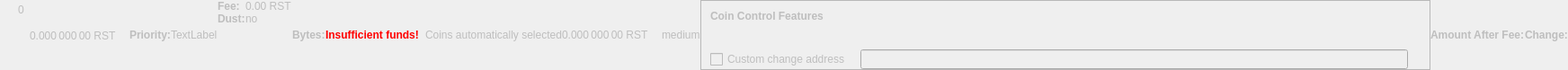
    <widget class="QWidget" name="dummyHideWidget" native="true">
     <property name="enabled">
      <bool>false</bool>
     </property>
     <property name="maximumSize">
      <size>
       <width>100</width>
       <height>22</height>
      </size>
     </property>
     <layout class="QHBoxLayout" name="dummyHideLayout">
      <property name="spacing">
       <number>0</number>
      </property>
      <property name="leftMargin">
       <number>0</number>
      </property>
      <property name="topMargin">
       <number>0</number>
      </property>
      <property name="rightMargin">
       <number>0</number>
      </property>
      <property name="bottomMargin">
       <number>0</number>
      </property>
      <item>
       <layout class="QFormLayout" name="formLayoutCoinControl1">
        <property name="horizontalSpacing">
         <number>10</number>
        </property>
        <property name="verticalSpacing">
         <number>14</number>
        </property>
        <property name="leftMargin">
         <number>10</number>
        </property>
        <property name="topMargin">
         <number>4</number>
        </property>
        <property name="rightMargin">
         <number>6</number>
        </property>
        <item row="0" column="1">
         <widget class="QLabel" name="labelCoinControlBytes">
          <property name="cursor">
           <cursorShape>IBeamCursor</cursorShape>
          </property>
          <property name="contextMenuPolicy">
           <enum>Qt::ActionsContextMenu</enum>
          </property>
          <property name="text">
           <string notr="true">0</string>
          </property>
          <property name="textInteractionFlags">
           <set>Qt::LinksAccessibleByMouse|Qt::TextSelectableByKeyboard|Qt::TextSelectableByMouse</set>
          </property>
         </widget>
        </item>
       </layout>
      </item>
      <item>
       <widget class="QLabel" name="labelCoinControlAfterFee">
        <property name="enabled">
         <bool>false</bool>
        </property>
        <property name="sizePolicy">
         <sizepolicy hsizetype="Fixed" vsizetype="Fixed">
          <horstretch>0</horstretch>
          <verstretch>0</verstretch>
         </sizepolicy>
        </property>
        <property name="minimumSize">
         <size>
          <width>111</width>
          <height>12</height>
         </size>
        </property>
        <property name="maximumSize">
         <size>
          <width>111</width>
          <height>12</height>
         </size>
        </property>
        <property name="cursor">
         <cursorShape>IBeamCursor</cursorShape>
        </property>
        <property name="contextMenuPolicy">
         <enum>Qt::ActionsContextMenu</enum>
        </property>
        <property name="text">
         <string notr="true">0.000 000 00 RST</string>
        </property>
        <property name="textInteractionFlags">
         <set>Qt::LinksAccessibleByMouse|Qt::TextSelectableByKeyboard|Qt::TextSelectableByMouse</set>
        </property>
       </widget>
      </item>
      <item>
       <widget class="QLabel" name="labelCoinControlPriorityText">
        <property name="enabled">
         <bool>false</bool>
        </property>
        <property name="font">
         <font>
          <weight>75</weight>
          <bold>true</bold>
         </font>
        </property>
        <property name="text">
         <string>Priority:</string>
        </property>
       </widget>
      </item>
      <item>
       <layout class="QHBoxLayout" name="horizontalLayout">
        <item>
         <widget class="QLabel" name="WarningLabel">
          <property name="text">
           <string>TextLabel</string>
          </property>
         </widget>
        </item>
       </layout>
      </item>
      <item>
       <layout class="QFormLayout" name="formLayoutCoinControl3">
        <property name="horizontalSpacing">
         <number>0</number>
        </property>
        <property name="verticalSpacing">
         <number>0</number>
        </property>
        <property name="leftMargin">
         <number>0</number>
        </property>
        <property name="topMargin">
         <number>0</number>
        </property>
        <property name="rightMargin">
         <number>0</number>
        </property>
        <item row="0" column="0">
         <widget class="QLabel" name="labelCoinControlFeeText">
          <property name="enabled">
           <bool>false</bool>
          </property>
          <property name="font">
           <font>
            <weight>75</weight>
            <bold>true</bold>
           </font>
          </property>
          <property name="text">
           <string>Fee:</string>
          </property>
          <property name="margin">
           <number>0</number>
          </property>
         </widget>
        </item>
        <item row="0" column="1">
         <widget class="QLabel" name="labelCoinControlFee">
          <property name="enabled">
           <bool>false</bool>
          </property>
          <property name="cursor">
           <cursorShape>IBeamCursor</cursorShape>
          </property>
          <property name="contextMenuPolicy">
           <enum>Qt::ActionsContextMenu</enum>
          </property>
          <property name="text">
           <string notr="true">0.00 RST</string>
          </property>
          <property name="textInteractionFlags">
           <set>Qt::LinksAccessibleByMouse|Qt::TextSelectableByKeyboard|Qt::TextSelectableByMouse</set>
          </property>
         </widget>
        </item>
        <item row="1" column="0">
         <widget class="QLabel" name="labelCoinControlLowOutputText">
          <property name="enabled">
           <bool>false</bool>
          </property>
          <property name="font">
           <font>
            <weight>75</weight>
            <bold>true</bold>
           </font>
          </property>
          <property name="text">
           <string>Dust:</string>
          </property>
         </widget>
        </item>
        <item row="1" column="1">
         <widget class="QLabel" name="labelCoinControlLowOutput">
          <property name="enabled">
           <bool>false</bool>
          </property>
          <property name="cursor">
           <cursorShape>IBeamCursor</cursorShape>
          </property>
          <property name="contextMenuPolicy">
           <enum>Qt::ActionsContextMenu</enum>
          </property>
          <property name="text">
           <string>no</string>
          </property>
          <property name="textInteractionFlags">
           <set>Qt::LinksAccessibleByMouse|Qt::TextSelectableByKeyboard|Qt::TextSelectableByMouse</set>
          </property>
         </widget>
        </item>
       </layout>
      </item>
      <item>
       <widget class="QLabel" name="labelCoinControlBytesText">
        <property name="enabled">
         <bool>false</bool>
        </property>
        <property name="font">
         <font>
          <weight>75</weight>
          <bold>true</bold>
         </font>
        </property>
        <property name="text">
         <string>Bytes:</string>
        </property>
       </widget>
      </item>
      <item>
       <layout class="QFormLayout" name="formLayoutCoinControl2">
        <property name="horizontalSpacing">
         <number>0</number>
        </property>
        <property name="verticalSpacing">
         <number>0</number>
        </property>
        <property name="leftMargin">
         <number>0</number>
        </property>
        <property name="topMargin">
         <number>0</number>
        </property>
        <property name="rightMargin">
         <number>0</number>
        </property>
       </layout>
      </item>
      <item>
       <layout class="QHBoxLayout" name="horizontalLayoutCoinControl2">
        <property name="spacing">
         <number>0</number>
        </property>
        <property name="bottomMargin">
         <number>0</number>
        </property>
       </layout>
      </item>
      <item>
       <widget class="QLabel" name="labelCoinControlInsuffFunds">
        <property name="enabled">
         <bool>false</bool>
        </property>
        <property name="minimumSize">
         <size>
          <width>0</width>
          <height>0</height>
         </size>
        </property>
        <property name="font">
         <font>
          <weight>75</weight>
          <bold>true</bold>
         </font>
        </property>
        <property name="styleSheet">
         <string notr="true">color:red;font-weight:bold;</string>
        </property>
        <property name="text">
         <string>Insufficient funds!</string>
        </property>
        <property name="margin">
         <number>5</number>
        </property>
       </widget>
      </item>
      <item>
       <layout class="QFormLayout" name="formLayoutCoinControl4">
        <property name="horizontalSpacing">
         <number>0</number>
        </property>
        <property name="verticalSpacing">
         <number>0</number>
        </property>
        <property name="leftMargin">
         <number>0</number>
        </property>
        <property name="topMargin">
         <number>0</number>
        </property>
        <property name="rightMargin">
         <number>0</number>
        </property>
       </layout>
      </item>
      <item>
       <widget class="QLabel" name="labelCoinControlChangeLabel">
        <property name="enabled">
         <bool>false</bool>
        </property>
        <property name="sizePolicy">
         <sizepolicy hsizetype="Preferred" vsizetype="Expanding">
          <horstretch>0</horstretch>
          <verstretch>0</verstretch>
         </sizepolicy>
        </property>
        <property name="minimumSize">
         <size>
          <width>0</width>
          <height>0</height>
         </size>
        </property>
        <property name="text">
         <string/>
        </property>
        <property name="margin">
         <number>3</number>
        </property>
       </widget>
      </item>
      <item>
       <widget class="QLabel" name="labelCoinControlAutomaticallySelected">
        <property name="enabled">
         <bool>false</bool>
        </property>
        <property name="sizePolicy">
         <sizepolicy hsizetype="Fixed" vsizetype="Fixed">
          <horstretch>0</horstretch>
          <verstretch>0</verstretch>
         </sizepolicy>
        </property>
        <property name="minimumSize">
         <size>
          <width>0</width>
          <height>0</height>
         </size>
        </property>
        <property name="maximumSize">
         <size>
          <width>240</width>
          <height>16777215</height>
         </size>
        </property>
        <property name="text">
         <string>Coins automatically selected</string>
        </property>
        <property name="margin">
         <number>5</number>
        </property>
       </widget>
      </item>
      <item>
       <widget class="QLabel" name="labelCoinControlChange">
        <property name="enabled">
         <bool>false</bool>
        </property>
        <property name="sizePolicy">
         <sizepolicy hsizetype="Fixed" vsizetype="Fixed">
          <horstretch>0</horstretch>
          <verstretch>0</verstretch>
         </sizepolicy>
        </property>
        <property name="minimumSize">
         <size>
          <width>111</width>
          <height>0</height>
         </size>
        </property>
        <property name="maximumSize">
         <size>
          <width>111</width>
          <height>16777215</height>
         </size>
        </property>
        <property name="cursor">
         <cursorShape>IBeamCursor</cursorShape>
        </property>
        <property name="contextMenuPolicy">
         <enum>Qt::ActionsContextMenu</enum>
        </property>
        <property name="text">
         <string notr="true">0.000 000 00 RST</string>
        </property>
        <property name="textInteractionFlags">
         <set>Qt::LinksAccessibleByMouse|Qt::TextSelectableByKeyboard|Qt::TextSelectableByMouse</set>
        </property>
       </widget>
      </item>
      <item>
       <widget class="QLabel" name="labelCoinControlPriority">
        <property name="enabled">
         <bool>false</bool>
        </property>
        <property name="cursor">
         <cursorShape>IBeamCursor</cursorShape>
        </property>
        <property name="contextMenuPolicy">
         <enum>Qt::ActionsContextMenu</enum>
        </property>
        <property name="text">
         <string>medium</string>
        </property>
        <property name="textInteractionFlags">
         <set>Qt::LinksAccessibleByMouse|Qt::TextSelectableByKeyboard|Qt::TextSelectableByMouse</set>
        </property>
       </widget>
      </item>
      <item>
       <widget class="QFrame" name="frameCoinControl">
        <property name="sizePolicy">
         <sizepolicy hsizetype="Expanding" vsizetype="Expanding">
          <horstretch>0</horstretch>
          <verstretch>0</verstretch>
         </sizepolicy>
        </property>
        <property name="maximumSize">
         <size>
          <width>16777215</width>
          <height>16777215</height>
         </size>
        </property>
        <property name="frameShape">
         <enum>QFrame::StyledPanel</enum>
        </property>
        <property name="frameShadow">
         <enum>QFrame::Sunken</enum>
        </property>
        <layout class="QVBoxLayout" name="verticalLayoutCoinControl2_2">
         <property name="spacing">
          <number>0</number>
         </property>
         <property name="leftMargin">
          <number>0</number>
         </property>
         <property name="topMargin">
          <number>0</number>
         </property>
         <property name="rightMargin">
          <number>0</number>
         </property>
         <property name="bottomMargin">
          <number>0</number>
         </property>
         <item>
          <layout class="QVBoxLayout" name="verticalLayoutCoinControl" stretch="0,0,0,1">
           <property name="spacing">
            <number>0</number>
           </property>
           <property name="leftMargin">
            <number>10</number>
           </property>
           <property name="topMargin">
            <number>10</number>
           </property>
           <item>
            <layout class="QHBoxLayout" name="horizontalLayoutCoinControl1">
             <property name="bottomMargin">
              <number>15</number>
             </property>
             <item>
              <widget class="QLabel" name="labelCoinControlFeatures">
               <property name="enabled">
                <bool>false</bool>
               </property>
               <property name="sizePolicy">
                <sizepolicy hsizetype="Preferred" vsizetype="Maximum">
                 <horstretch>0</horstretch>
                 <verstretch>0</verstretch>
                </sizepolicy>
               </property>
               <property name="font">
                <font>
                 <weight>75</weight>
                 <bold>true</bold>
                </font>
               </property>
               <property name="styleSheet">
                <string notr="true">font-weight:bold;</string>
               </property>
               <property name="text">
                <string>Coin Control Features</string>
               </property>
              </widget>
             </item>
            </layout>
           </item>
           <item>
            <widget class="QWidget" name="widgetCoinControl" native="true">
             <property name="sizePolicy">
              <sizepolicy hsizetype="Preferred" vsizetype="Preferred">
               <horstretch>0</horstretch>
               <verstretch>0</verstretch>
              </sizepolicy>
             </property>
             <property name="minimumSize">
              <size>
               <width>0</width>
               <height>0</height>
              </size>
             </property>
             <property name="styleSheet">
              <string notr="true"/>
             </property>
             <layout class="QHBoxLayout" name="horizontalLayoutCoinControl5_2">
              <property name="leftMargin">
               <number>0</number>
              </property>
              <property name="topMargin">
               <number>0</number>
              </property>
              <property name="rightMargin">
               <number>0</number>
              </property>
              <property name="bottomMargin">
               <number>0</number>
              </property>
              <item>
               <layout class="QHBoxLayout" name="horizontalLayoutCoinControl3">
                <property name="spacing">
                 <number>20</number>
                </property>
                <property name="topMargin">
                 <number>0</number>
                </property>
                <property name="bottomMargin">
                 <number>10</number>
                </property>
               </layout>
              </item>
             </layout>
            </widget>
           </item>
           <item>
            <layout class="QHBoxLayout" name="horizontalLayoutCoinControl4" stretch="0,0,0">
             <property name="spacing">
              <number>12</number>
             </property>
             <property name="sizeConstraint">
              <enum>QLayout::SetDefaultConstraint</enum>
             </property>
             <property name="topMargin">
              <number>5</number>
             </property>
             <property name="rightMargin">
              <number>5</number>
             </property>
             <item>
              <widget class="QCheckBox" name="checkBoxCoinControlChange">
               <property name="enabled">
                <bool>false</bool>
               </property>
               <property name="toolTip">
                <string>If this is activated, but the change address is empty or invalid, change will be sent to a newly generated address.</string>
               </property>
               <property name="text">
                <string>Custom change address</string>
               </property>
              </widget>
             </item>
             <item>
              <widget class="QValidatedLineEdit" name="lineEditCoinControlChange">
               <property name="enabled">
                <bool>false</bool>
               </property>
               <property name="sizePolicy">
                <sizepolicy hsizetype="Expanding" vsizetype="Fixed">
                 <horstretch>0</horstretch>
                 <verstretch>0</verstretch>
                </sizepolicy>
               </property>
              </widget>
             </item>
             <item>
              <widget class="QLabel" name="labelCoinControlChangeLabel_2">
               <property name="sizePolicy">
                <sizepolicy hsizetype="Preferred" vsizetype="Expanding">
                 <horstretch>0</horstretch>
                 <verstretch>0</verstretch>
                </sizepolicy>
               </property>
               <property name="minimumSize">
                <size>
                 <width>0</width>
                 <height>0</height>
                </size>
               </property>
               <property name="text">
                <string/>
               </property>
               <property name="margin">
                <number>3</number>
               </property>
              </widget>
             </item>
            </layout>
           </item>
           <item>
            <spacer name="verticalSpacerCoinControl">
             <property name="orientation">
              <enum>Qt::Vertical</enum>
             </property>
             <property name="sizeHint" stdset="0">
              <size>
               <width>800</width>
               <height>1</height>
              </size>
             </property>
            </spacer>
           </item>
          </layout>
         </item>
        </layout>
       </widget>
      </item>
      <item>
       <widget class="QLabel" name="labelCoinControlAfterFeeText">
        <property name="enabled">
         <bool>false</bool>
        </property>
        <property name="minimumSize">
         <size>
          <width>0</width>
          <height>0</height>
         </size>
        </property>
        <property name="maximumSize">
         <size>
          <width>16777215</width>
          <height>16777215</height>
         </size>
        </property>
        <property name="font">
         <font>
          <weight>75</weight>
          <bold>true</bold>
         </font>
        </property>
        <property name="text">
         <string>Amount After Fee:</string>
        </property>
        <property name="alignment">
         <set>Qt::AlignLeading|Qt::AlignLeft|Qt::AlignVCenter</set>
        </property>
        <property name="margin">
         <number>0</number>
        </property>
       </widget>
      </item>
      <item>
       <widget class="QLabel" name="labelCoinControlChangeText">
        <property name="enabled">
         <bool>false</bool>
        </property>
        <property name="sizePolicy">
         <sizepolicy hsizetype="Preferred" vsizetype="Preferred">
          <horstretch>0</horstretch>
          <verstretch>0</verstretch>
         </sizepolicy>
        </property>
        <property name="minimumSize">
         <size>
          <width>0</width>
          <height>0</height>
         </size>
        </property>
        <property name="maximumSize">
         <size>
          <width>16777215</width>
          <height>16777215</height>
         </size>
        </property>
        <property name="font">
         <font>
          <weight>75</weight>
          <bold>true</bold>
         </font>
        </property>
        <property name="text">
         <string>Change:</string>
        </property>
        <property name="alignment">
         <set>Qt::AlignLeading|Qt::AlignLeft|Qt::AlignVCenter</set>
        </property>
       </widget>
      </item>
     </layout>
    </widget>
